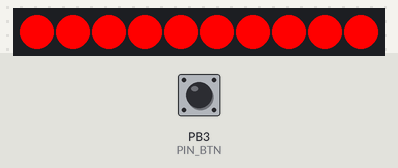
Recording of a sketch running on a simulated ATtiny85, built with avr-gcc and run on an emulated ATtiny85. Shown: 10 RGB LEDs in strip order, left to right. The inputs (shaded band) are chosen by the test bench; at power-on: PB3 (PIN_BTN) HIGH. Dim RGB values are drawn brighter than linear; EEPROM starts erased; what the sketch prints to the serial monitor is not drawn.

Above: at 2.2 s.
2.3 s: PB3 (PIN_BTN) pulled LOW for 3.2 s
At 5.78 s:
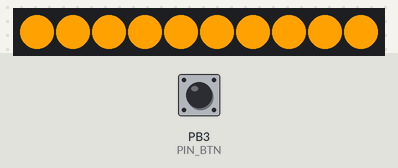
6.1 s: PB3 (PIN_BTN) pulled LOW for 3.2 s
At 7.63 s:
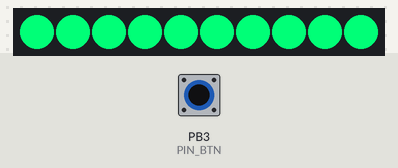
9.9 s: PB3 (PIN_BTN) pulled LOW for 0.15 s
At 11.9 s:
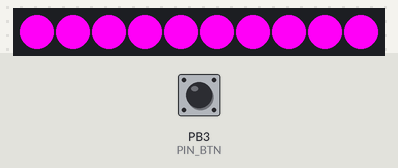
12.2 s: PB3 (PIN_BTN) pulled LOW for 3.2 s
At 15.35 s:
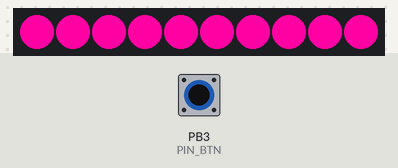
16.0 s: PB3 (PIN_BTN) pulsed LOW 5 times (0.12 s each, 0.3 s apart)
At 18.6 s:
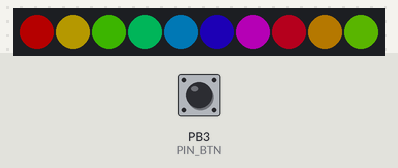
19.2 s: PB3 (PIN_BTN) pulled LOW for 3.2 s
At 22.69 s:
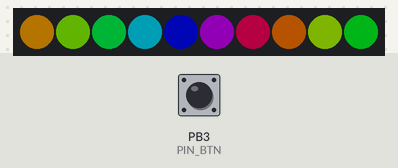
Timing chart, 0 to 24.2 s (numbered marks = the images above; inputs shaded):
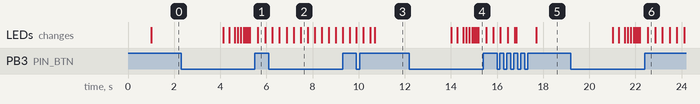

Measured:
- after the input at 12.2 s, the LEDs: first change after 1.8 s (image 4 shows a later state)
- after the input at 16.0 s, the LEDs: first differ from a run without the input after 0.84 s (image 5 shows a later state)
- after the input at 19.2 s, the LEDs: first change after 1.8 s (image 6 shows a later state)

The sketch:

LedBadge1.ino
```cpp
// (licence header left out)
#include <EEPROM.h>
#include "Button.h"
#include "Ytani_NeoPixel.h"
#include "Mode_Rainbow.h"
#include "Mode_SingleColor.h"

const unsigned long LOOP_DELAY = 0;  // ms
const unsigned long DEBOUNCE   = 50;  // ms

const uint8_t PIN_BTN = 3;
const uint8_t PIN_LEDS  = 4;
const uint8_t LEDS_N   = 10;
const uint8_t BRIGHTNESS_MAX = 255;
uint8_t CurBr = BRIGHTNESS_MAX / 4;

Ytani_NeoPixel   *Leds;
Button Btn(PIN_BTN, "Button");

// EEPROM offset
const int eepMode = 0; // uint8_t (1 byte)
const int eepBr   = eepMode + 1; // uint8_t (1 byte)
const int eepRainbowCont = eepBr + 1; // unsigned long (4 bytes)
const int eepRainbowSat = eepRainbowCont + 4; // uint8_t (1 byte)
const int eepSingleColorCont = eepRainbowSat + 1; // unsigned long (4 bytes)
const int eepSingleColorSat = eepSingleColorCont + 4; // uint8_t (1 byte)
const int eepBelt1Cont = eepSingleColorSat + 1; // unsigned long (4 bytes)
const int eepBelt1Sat = eepBelt1Cont + 4; // uint8_t (1 byte)

// Modes
Mode_SingleColor mode_single_color(eepSingleColorCont, eepSingleColorSat);
Mode_Rainbow     mode_rainbow(eepRainbowCont, eepRainbowSat);

ModeBase* Mode[] =
  {
   &mode_single_color,
   &mode_rainbow
  };
const int ModeN = sizeof(Mode) / sizeof(Mode[0]);
uint8_t CurMode = 0;

/**
 * ATTiny85 の割り込みルーチン(固定)
 *
 *  PCINT0_vect: ピン変化割り込み要求0(固定)
 */
ISR(PCINT0_vect) {
  noInterrupts();
  btn_intr_hdr();
  interrupts();
}

/**
 *
 */
void btn_intr_hdr() {
  static unsigned long prev_ms = 0;
  unsigned long        cur_ms = millis();

  if ( cur_ms - prev_ms > DEBOUNCE ) {
    prev_ms = cur_ms;

    (void)Btn.get();
  }
} // btn_intr_hdr()

/**
 *
 */
void btn_loop_hdr() {
  if ( Mode[CurMode]->btn_loop_hdr(Leds, &Btn) ) {
    return;
  }

  int n = Btn.get_click_count();

  if ( n == 2 ) {
    // change brightness
    CurBr /= 4;
    if ( CurBr == 0 ) {
      CurBr = BRIGHTNESS_MAX;
    }
    EEPROM.put(eepBr, CurBr);
    return;
  }

  if ( n > 2 ) {
    // change mode
    CurMode = (CurMode + 1) % ModeN;
    EEPROM.put(eepMode, CurMode);
    return;
  }
} // btn_loop_hdr()

/**
 *
 */
void setup() {
  randomSeed(analogRead(0));

  Leds = new Ytani_NeoPixel(LEDS_N, PIN_LEDS);
  Leds->clear();
  Leds->setColor(0, 0x0000ff);
  Leds->show();

  EEPROM.get(eepMode, CurMode);
  if ( CurMode >= ModeN ) {
    CurMode = 0;
  }

  EEPROM.get(eepBr, CurBr);
  if ( CurBr == 0 || CurBr > BRIGHTNESS_MAX ) {
    CurBr = BRIGHTNESS_MAX / 4;
  }

  // 割込設定
  GIMSK |= (1 << PCIE);  // PCINT割り込み有効
  PCMSK = (1 << PCINT3); // Pin3の割り込み許可
  interrupts();

  delay(1000);
} // setup()

/**
 *
 */
void loop() {
  if ( Btn.get() ) {
    noInterrupts();
    btn_loop_hdr();
    interrupts();
  }

  Mode[CurMode]->loop(Leds, &Btn);
  Leds->show();
  interrupts();

  delay(LOOP_DELAY);
} // loop()
```

Button.cpp
```cpp
// (licence header left out)
#include "Button.h"

/**
 *
 */
Button::Button(uint8_t pin, String name)
{
  this->_pin               = pin;
  this->_name              = name;

  this->_value             = Button::OFF;
  this->_prev_value        = Button::OFF;
  this->_press_start       = 0;
  this->_first_press_start = 0;
  this->_count             = 0;
  this->_click_count	   = 0;
  this->_long_pressed      = false;
  this->_repeated          = false;

  this->_is_enabled        = true;

  pinMode(this->_pin, INPUT_PULLUP);
} // Button::Button()

/**
 * return:
 *	true	changed
 *	false	to be ignored
 */
boolean Button::get()
{
  unsigned long cur_msec = millis();
  boolean 	ret = false;

  if ( ! this->_is_enabled ) {
    return false;
  }

  // is Enabled

  this->_prev_value = this->_value;
  this->_value = digitalRead(this->_pin);

  this->_click_count = 0;
  if ( this->_count > 0 ){
    if ( cur_msec - this->_first_press_start > CLICK_MSEC ) {
      // click count is detected
      this->_click_count = this->_count;
      this->_count = 0;
      ret = true;
    }
  }

  if ( this->_value == Button::OFF ) {
    // Released button then refresh some flags and do nothing any more
    this->_press_start = 0;
    this->_long_pressed = false;
    this->_repeated = false;

    if ( this->_prev_value == Button::ON) {
      // Released now !
      return true;
    }
    return ret;
  }

  // this->_value == Button::ON
  if ( this->_prev_value == Button::OFF ) {
    // Pushed now !
    this->_press_start = cur_msec;
    this->_count++;
    if ( this->_count == 1 ) {
      this->_first_press_start = cur_msec;
    }
    return true;
  }

  // check long pressed
  if ( ! this->_long_pressed ) {
    if ( cur_msec - this->_press_start > LONG_PRESS_MSEC ) {
      this->_long_pressed = true;
      this->_press_start = cur_msec;
      return true;
    } else {
      return ret;
    }
  }

  // long pressed .. check repeat
  if ( cur_msec - this->_press_start > REPEAT_MSEC ) {
    this->_repeated = true;
    this->_press_start = cur_msec;
    return true;
  }

  return ret;
} // Button::get()

void Button::enable()
{
  this->_is_enabled = true;
}
void Button::disable()
{
  this->_is_enabled = false;
}
boolean Button::is_enabled()
{
  return this->_is_enabled;
}

String Button::get_name()
{
  return this->_name;
}
boolean Button::get_value()
{
  return this->_value;
}
count_t Button::get_count()
{
  return this->_count;
}
count_t Button::get_click_count()
{
  return this->_click_count;
}
boolean Button::is_long_pressed()
{
  return this->_long_pressed;
}
boolean Button::is_repeated()
{
  return this->_repeated;
}

void Button::print() {
  print(false);
}
void Button::print(boolean interrupt)
{
  String str = interrupt ? "!" : " ";

  str += "Btn[" + this->_name + "] ";
  str += this->_value ? "OFF "  : "ON  ";
  str += String(this->_count) + " ";
  str += String(this->_click_count) + " ";
  str += this->_long_pressed ? "Long " : "---- ";
  str += this->_repeated ? "Repeat "  : "------ ";

  Serial.println(str);
}
```

Button.h
```cpp
/**
 * (c) 2021 Yoichi Tanibayashi
 *
 *  ==========================================================================
 *  example1
 *  --------------------------------------------------------------------------
 *  :
 *  #include "Button.h"
 *  :
 *  Button btn;
 *  :
 *  void btn_intr_hdr() {
 *    if ( btn.get() ) {
 *      app_btn_intr_hdr(&btn);
 *    }
 *  }
 *
 *  void setup() {
 *    btn.setup(pin, "button_name");
 *    :
 *    attachInterrupt(digitalPinToInterrupt(pin), btn_intr_hdr, CHANGE);
 *  }
 *
 *  void loop() {
 *    :
 *    if ( btn.get() ) {
 *      app_btn_loop_hdr(&btn);
 *    }
 *    :
 *  }
 *  ==========================================================================
 */
#ifndef _BUTTON_H_
#define _BUTTON_H_
#include <Arduino.h>

typedef uint8_t		button_event_t;
typedef uint8_t		count_t;

class Button {
 public:
  static const unsigned long    ON                      = LOW;
  static const unsigned long    OFF                     = HIGH;

  static const unsigned long	DEBOUNCE        	=   10;
  static const unsigned long	LONG_PRESS_MSEC 	= 1000;
  static const unsigned long	REPEAT_MSEC     	=  300;
  static const unsigned long	CLICK_MSEC		=  800;

  static const button_event_t	EVENT_NONE		= 0x00;
  static const button_event_t	EVENT_LONG_PRESSED 	= 0x01;
  static const button_event_t	EVENT_REPEAT		= 0x03;
  static const button_event_t	EVENT_INTRRUPT		= 0x10;
  static const button_event_t	EVENT_PESSED		= 0x30;
  static const button_event_t	EVENT_RELEASED		= 0x50;
  static const button_event_t	EVENT_CLICK		= 0x54;

  Button(uint8_t pin, String name);

  boolean	get();

  void		enable();
  void		disable();
  boolean	is_enabled();

  String  	get_name();
  boolean 	get_value();
  count_t    	get_count();
  count_t	get_click_count();
  boolean	is_long_pressed();
  boolean	is_repeated();

  void    	print();
  void    	print(boolean interrupt);

 private:
  String	_name;
  boolean	_is_enabled = false;
  uint8_t	_pin;
  boolean	_value;      // OFF/ON
  boolean	_prev_value; // OFF/ON
  unsigned long	_first_press_start; // msec
  unsigned long	_press_start;       // msec
  count_t	_count;
  count_t	_click_count;
  boolean	_long_pressed;
  boolean	_repeated;
};

#endif // _BUTTON_H_
```

ModeBase.h
```cpp
// (licence header left out)
#ifndef _MODE_BASE_H_
#define _MODE_BASE_H_

#include <EEPROM.h>
#include "Ytani_NeoPixel.h"
#include "Button.h"

extern const uint8_t LEDS_N;
extern const uint8_t BRIGHTNESS_MAX;
extern uint8_t CurBr;

class ModeBase {
public:
  ModeBase() {};

  virtual void loop(Ytani_NeoPixel *leds, Button *btn) = 0;
  virtual boolean btn_loop_hdr(Ytani_NeoPixel *leds, Button *btn) = 0;
};

#endif // _MODE_BASE_H_
```

Mode_Rainbow.cpp
```cpp
// (licence header left out)
#include "Mode_Rainbow.h"

/**
 *
 */
Mode_Rainbow::Mode_Rainbow(int eepCont, int eepSat): ModeBase() {
  if ( eepCont < 0 ) {
    return;
  }

  this->__eep_continuous = eepCont;
  EEPROM.get(this->__eep_continuous, this->_continuous);
  if ( this->_continuous > this->CONTINUOUS_MAX ) {
    this->_continuous = 0;
  }

  this->__eep_sat = eepSat;
  EEPROM.get(this->__eep_sat, this->_cur_sat);
}

/**
 *
 */
void Mode_Rainbow::loop(Ytani_NeoPixel *leds, Button *btn) {
  if ( this->_continuous > 0 ) {
    this->incHueDeg(this->DEG_INC);
    delay(this->_continuous);
  }
  this->display(leds);
}

/**
 *
 */
void Mode_Rainbow::display1(Ytani_NeoPixel *leds, int led_i, uint16_t hue_deg) {
  leds->setColorHSVdeg(led_i, hue_deg, this->_cur_sat, CurBr);
}

/**
 *
 */
void Mode_Rainbow::display(Ytani_NeoPixel *leds, bool force) {
  for (int led_i=0; led_i < leds->pixels_n; led_i++) {
    uint16_t hue_deg = (this->_cur_hue_deg + led_i * this->DEG_DIFF) % this->DEG_MAX;
    this->display1(leds, led_i, hue_deg);
    //leds->setColorHSVdeg(led_i, hue_deg, 0xff, CurBr);
  } // for(led_i)
}

/**
 *
 */
boolean Mode_Rainbow::btn_loop_hdr(Ytani_NeoPixel *leds, Button *btn) {
  static int repeat_count = 0;
  int click_n = btn->get_click_count();

  if ( btn->get_value() == Button::ON ) {
    if ( btn->is_repeated() ) {
      this->_cur_sat = 0xff;
      EEPROM.put(this->__eep_sat, this->_cur_sat);

      repeat_count++;
      if ( repeat_count < this->REPEAT_UNIT ) {
        return true;
      }

      if ( this->_continuous == 0 ) {
        // 連続変化開始
        this->_continuous = this->CONTINUOUS_MAX;
      } else if ( repeat_count % this->REPEAT_UNIT == 0 ) {
        // 変化間隔短縮
        this->_continuous /= 2;
        if ( this->_continuous < 1 ) {
          this->_continuous = 1;
        }
      }
      EEPROM.put(this->__eep_continuous, this->_continuous);
    }
    return true;
  }

  // Button::OFF
  repeat_count = 0;

  if ( click_n == 1 ) {
    if ( this->_continuous > 0 ) {
      this->_continuous = 0;
      EEPROM.put(this->__eep_continuous, this->_continuous);
    } else {
      if ( this->_cur_sat == 0 ) {
        this->_cur_sat = 0xff;
      } else {
        this->_cur_hue_deg =
          ((this->_cur_hue_deg / this->DEG_DIFF) + 1) * this->DEG_DIFF % DEG_MAX;
        if ( this->_cur_hue_deg == 0 ) {
          this->_cur_sat = 0;
        }
      }
      EEPROM.put(this->__eep_sat, this->_cur_sat);
      this->display(leds, true);
    }
    return true;
  }

  return false;
} // loop_loop_hdr()

/**
 *
 */
void Mode_Rainbow::incHueDeg(uint16_t deg) {
  this->_cur_hue_deg = (this->_cur_hue_deg + deg) % this->DEG_MAX;
}
```

Mode_Rainbow.h
```cpp
// (licence header left out)
#ifndef MODE_RAINBOW_H
#define MODE_RAINBOW_H

#include "ModeBase.h"

class Mode_Rainbow: public ModeBase {
public:
  const uint16_t DEG_MAX = 360;
  const uint16_t DEG_DIFF = 50;
  const uint16_t DEG_INC = 2;

  const uint16_t CONTINUOUS_MAX = 500;
  const uint8_t CONTINUOUS_DEF = 64;
  const uint8_t REPEAT_UNIT = 1;

  Mode_Rainbow(int eepCont, int eepSat);

  virtual void loop(Ytani_NeoPixel *leds, Button *btn);
  virtual void display1(Ytani_NeoPixel *leds, int led_n, uint16_t hue_deg);
  virtual void display(Ytani_NeoPixel *leds, bool force=false);
  virtual boolean btn_loop_hdr(Ytani_NeoPixel *leds, Button *btn);

  virtual void incHueDeg(uint16_t deg);

protected:
  uint16_t _cur_hue_deg = 0;
  uint8_t _cur_sat = 0xff;
  unsigned long _continuous = 0;
  int __eep_continuous, __eep_sat;
};
#endif // MODE_RAINBOW_H
```

Mode_SingleColor.cpp
```cpp
// (licence header left out)
#include "Mode_SingleColor.h"

/**
 *
 */
void Mode_SingleColor::display(Ytani_NeoPixel *leds, bool force=false) {
  for (int led_i=0; led_i < leds->pixels_n; led_i++) {
    this->display1(leds, led_i, this->_cur_hue_deg);
  } // for(led_i)
}
```

Mode_SingleColor.h
```cpp
// (licence header left out)
#ifndef _MODE_SINGLE_COLOR_H_
#define _MODE_SINGLE_COLOR_H_

#include "Mode_Rainbow.h"

class Mode_SingleColor: public Mode_Rainbow {
public:
  Mode_SingleColor(int eepCont, int eepSat): Mode_Rainbow(eepCont, eepSat) {};
  void display(Ytani_NeoPixel *leds, bool force) override;
};
#endif // _MODE_SINGLE_COLOR_H_
```

Ytani_NeoPixel.cpp
```cpp
// (licence header left out)
#include "Ytani_NeoPixel.h"

/**
 *
 * @param[in] n number of LEDs
 * @param[in] pin GPIO pin number
 */
Ytani_NeoPixel::Ytani_NeoPixel(uint8_t n, uint8_t pin) {
  Serial.println("n=" + String(n));
  this->pixels_n = n;
  this->pin = pin;
  this->_pixels = Adafruit_NeoPixel(n, pin, NEO_GRB + NEO_KHZ800);
  this->_pixels.begin();
  this->_pixels.setBrightness(255);
} // Ytani_NeoPixel::Ytani_NeoPixel()

/**
 * @fn
 *
 * @param[in] hue 0-65535(0xffff)
 * @param[in] sat 0-255
 * @param[in] val 0-255
 * @return uint32_t RGB Color
 */
uint32_t Ytani_NeoPixel::colorHSV(uint16_t hue, uint8_t sat, uint8_t val) {
    return this->_pixels.ColorHSV(hue, sat, val);
} // Ytani_NeoPixel::colorHSV()

/**
 * @fn
 *
 * @param[in] led_i  index of the LED
 * @param[in] hue  0-0xffff
 * @param[in] sat  0-0xff
 * @param[in] val  0-0xff
 */
void Ytani_NeoPixel::setColorHSV(int led_i, uint16_t hue, uint8_t sat, uint8_t val) {
  this->setColor(led_i, this->colorHSV(hue, sat, val));
} // Ytani_NeoPixel::setColorHSV()

/**
 * @fn
 *
 * @param[in] led_i  index of the LED
 * @param[in] hue  0-359 (in degree)
 * @param[in] sat  0-0xff
 * @param[in] val  0-0xff
 */
void Ytani_NeoPixel::setColorHSVdeg(int led_i, uint16_t hue_deg, uint8_t sat, uint8_t val) {
  hue_deg %= 360;
  this->setColorHSV(led_i, (uint16_t)(0x10000L * hue_deg / 360), sat, val);
} // Ytani_NeoPixel::setColorHSVdeg()
```

Ytani_NeoPixel.h
```cpp
// (licence header left out)
#ifndef _YTANI_NEOPIXEL_H_
#define _YTANI_NEOPIXEL_H_

#include <Adafruit_NeoPixel.h>

/**
 *
 */
class Ytani_NeoPixel {
public:
  uint8_t pixels_n = 0;
  uint8_t pin;

  Ytani_NeoPixel(uint8_t n, uint8_t pin);

  void clear() {
    this->_pixels.clear();
  }

  void show() {
    this->_pixels.show(); interrupts();
  }

  void setColor(int led_i, uint32_t col) {
    this->_pixels.setPixelColor(led_i, col);
  }
  void setColor(int led_i, uint8_t r, uint8_t g, uint8_t b) {
    this->_pixels.setPixelColor(led_i, r, g, b);
  }

  uint32_t getColor(int led_i) {
    return this->_pixels.getPixelColor(led_i);
  }

  uint32_t color(uint8_t r, uint8_t g, uint8_t b) {
    return this->_pixels.Color(r, g, b);
  }

  /**
   * @param hue 0-65535(0xffff)
   * @param sat 0-255
   * @param val 0-255
   */
  uint32_t colorHSV(uint16_t hue, uint8_t sat, uint8_t val);
  void setColorHSV(int led_i, uint16_t hue, uint8_t sat, uint8_t val);
  void setColorHSVdeg(int led_i, uint16_t hue_deg, uint8_t sat, uint8_t val);

protected:
  Adafruit_NeoPixel _pixels;
};
#endif // _YTANI_NEOPIXEL_H_
```
